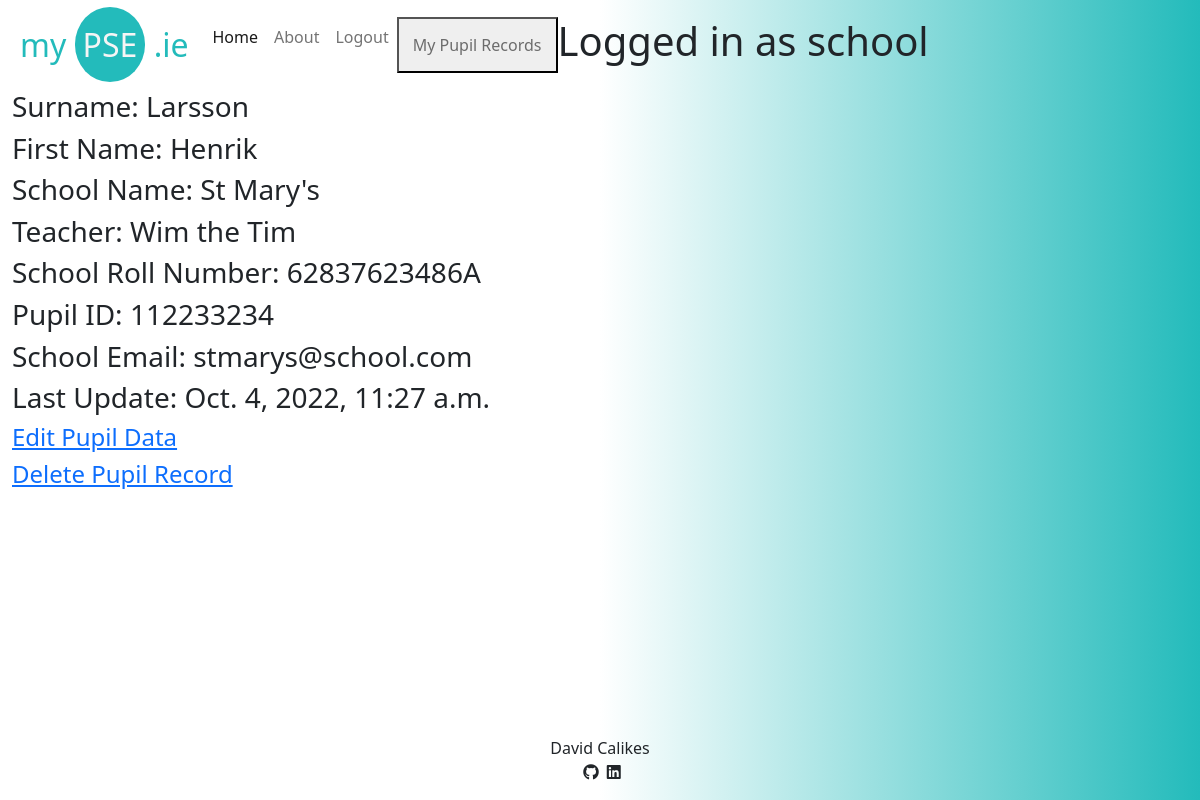
/112233234/ (signed in), run on an earlier commit of the app's database.
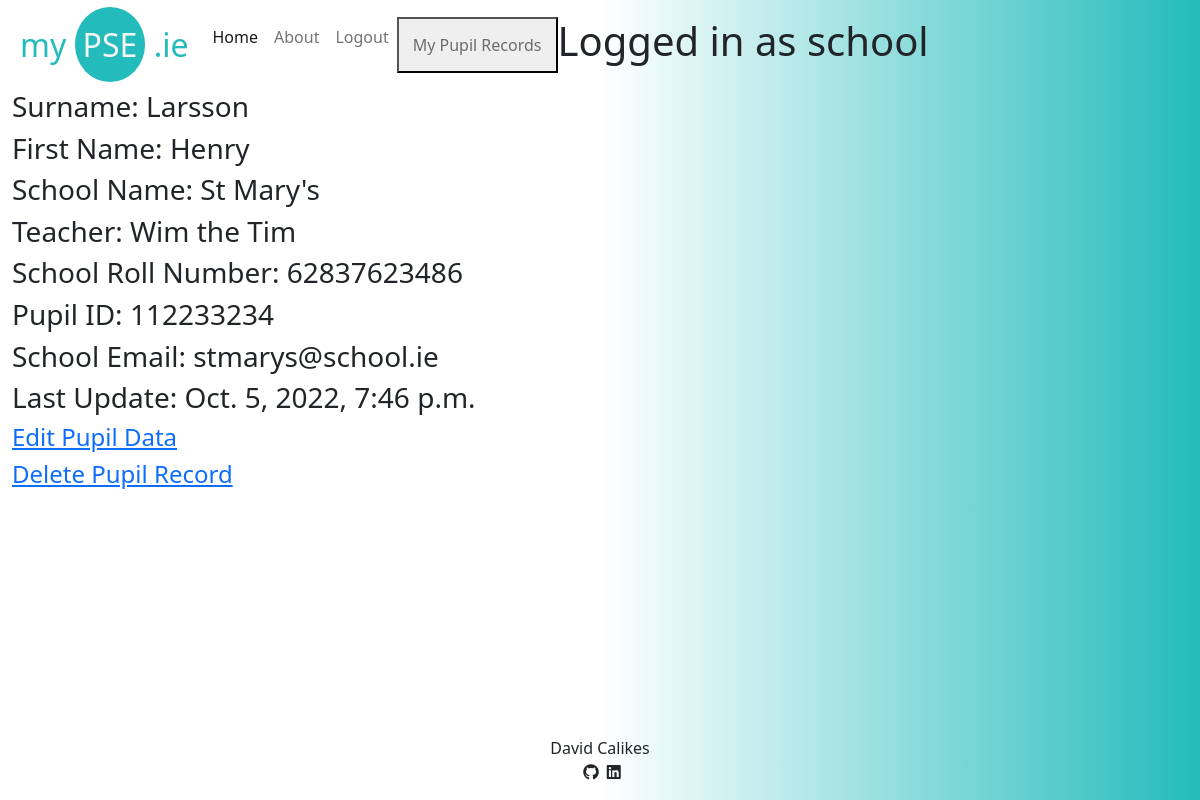
And on a later commit of the database.
### passport/models.py (models this page shows, shortened)
class EnrolledPupil(models.Model):
    pupil_last_name = models.CharField(
        max_length=200, default='')
    pupil_first_name = models.CharField(
        max_length=200, default='')
    school_name = models.CharField(
        max_length=200, default='')
    teacher_name = models.CharField(
        max_length=200, default='')
    school_roll_no = models.CharField(
        max_length=200, default='')
    pupil_id = models.PositiveIntegerField(
        default=0, unique=True)
    school_email = models.EmailField(max_length=200)
    created_by = models.ForeignKey(NewUser,
                                   on_delete=models.CASCADE,
                                   related_name='school_admin')
    last_updated = models.DateTimeField(auto_now=True)

### passport/views.py (the view)
# urls.py: path('<int:pupil_id>/', views.EnrolledPupilRecord.as_view(), name='enrolled_pupil_record'),
class EnrolledPupilRecord(View):
    def get(self, request, pupil_id, *args, **kwargs):
        queryset = EnrolledPupil.objects.all()
        record = get_object_or_404(queryset, pupil_id=pupil_id)
        return render(
            request,
            'pupil_record.html',
            {
                "record": record,
            },
        )

### templates/pupil_record.html (shortened to what this page needs)
{% extends "base.html" %}
{% load static %}
{% block content %}
<div class="container-fluid">
    <div class="row">
        {% if user.is_authenticated and user.user_type == "school" %}
            <h3>Surname:            {{ record.pupil_last_name }}</h3>
            <h3>First Name:         {{ record.pupil_first_name }}</h3>
            <h3>School Name:        {{ record.school_name }}</h3>
            <h3>Teacher:            {{record.teacher_name }}</h3>
            <h3>School Roll Number: {{ record.school_roll_no }}</h3>
            <h3>Pupil ID:           {{ record.pupil_id }}</h3>
            <h3>School Email:       {{ record.school_email }}</h3>
            <h3>Last Update:        {{record.last_updated }}</h3>
            <br>
            <a href="{% url 'update_pupil_record' record.id %}"><h4>Edit Pupil Data</h4></a><a href="{% url 'delete_pupil_record' record.id %}"><h4>Delete Pupil Record</h4></a>
        {% else %}
        <h1>
            Unauthorised user go back!
        </h1>
        {% endif %}
    {% endblock %}

What changed in the data, as far as the page shows it:
changed EnrolledPupil "Larsson": pupil_first_name "Henrik" → "Henry"; school_roll_no "62837623486A" → "62837623486"; school_email "stmarys@school.com" → "stmarys@school.ie"; last_updated "Oct. 4, 2022, 11:27 a.m." → "Oct. 5, 2022, 7:46 p.m."
